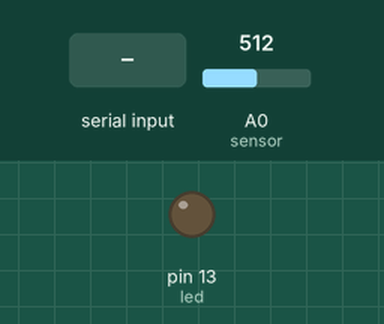
Recording of a sketch running on a simulated Arduino Uno, built with avr-gcc and run on an emulated ATmega328P. On the bench: output pins drawn as LEDs (lit = HIGH). The test bench sets the inputs (shaded band); at power-on: A0 (sensor) = 512. What the sketch prints to the serial monitor is not drawn.

Above: at 1.2 s.
1.3 s: "a" received over Serial
At 2.0 s:
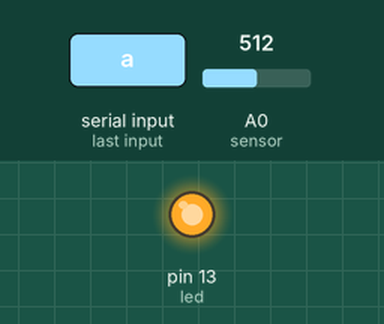
2.8 s: "b" received over Serial
At 4.2 s:
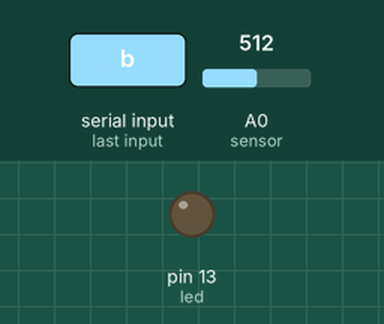
Timing chart, 0 to 5.8 s (numbered marks = the images above; inputs shaded):
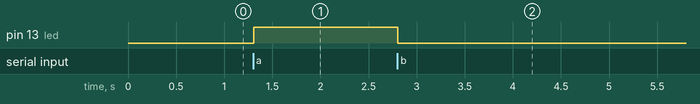

The sketch:

projetoLP3d.ino
```cpp
int sensor = 0;
int led = 13;
void setup() {
  // put your setup code here, to run once:
  Serial.begin(9600);
  pinMode(led, OUTPUT);
  //delay(1000);
  //Serial.println("Serial iniciada com sucesso");
}

void loop() {
  // put your main code here, to run repeatedly:
    float temperatura = (analogRead(sensor)*0.00488)*100;
    Serial.println(temperatura);


    if(Serial.available() > 0){
      char menu = Serial.read();

      if(menu == 'a'){
        digitalWrite(led, HIGH);
      }
      if(menu == 'b'){
        digitalWrite(led, LOW);
      }
    }


    //delay(100);
    //char recebido = Serial.read();
      //Serial.print("Temperatura: ");

      //delay(1000);


}
```

Measured:
- after the input at 1.3 s, pin 13 (led): LOW → HIGH at once
- after the input at 2.8 s, pin 13 (led): HIGH → LOW at once
